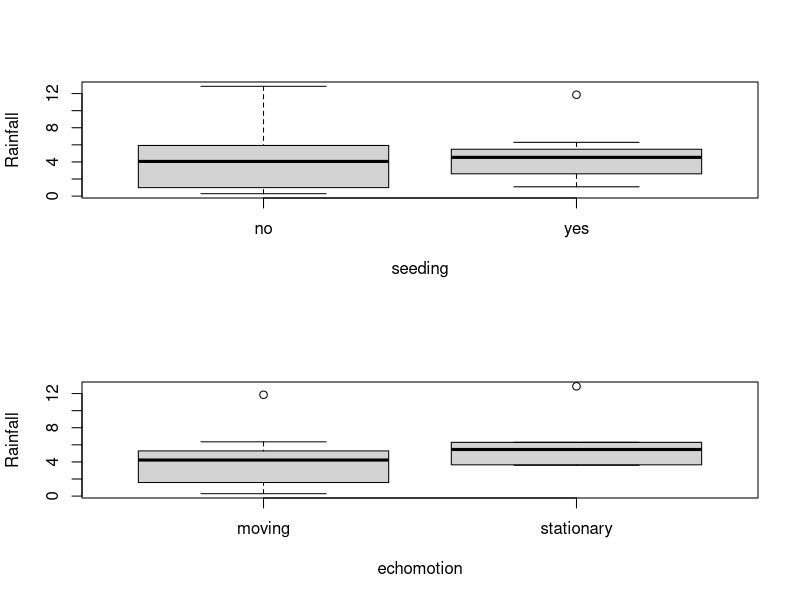

Here is the R script that generated this plot:
library(HSAUR3)


### Name: clouds
### Title: Cloud Seeding Data
### Aliases: clouds
### Keywords: datasets

### ** Examples


  data("clouds", package = "HSAUR3")
  layout(matrix(1:2, nrow = 2))
  boxplot(rainfall ~ seeding, data = clouds, ylab = "Rainfall")
  boxplot(rainfall ~ echomotion, data = clouds, ylab = "Rainfall")    
